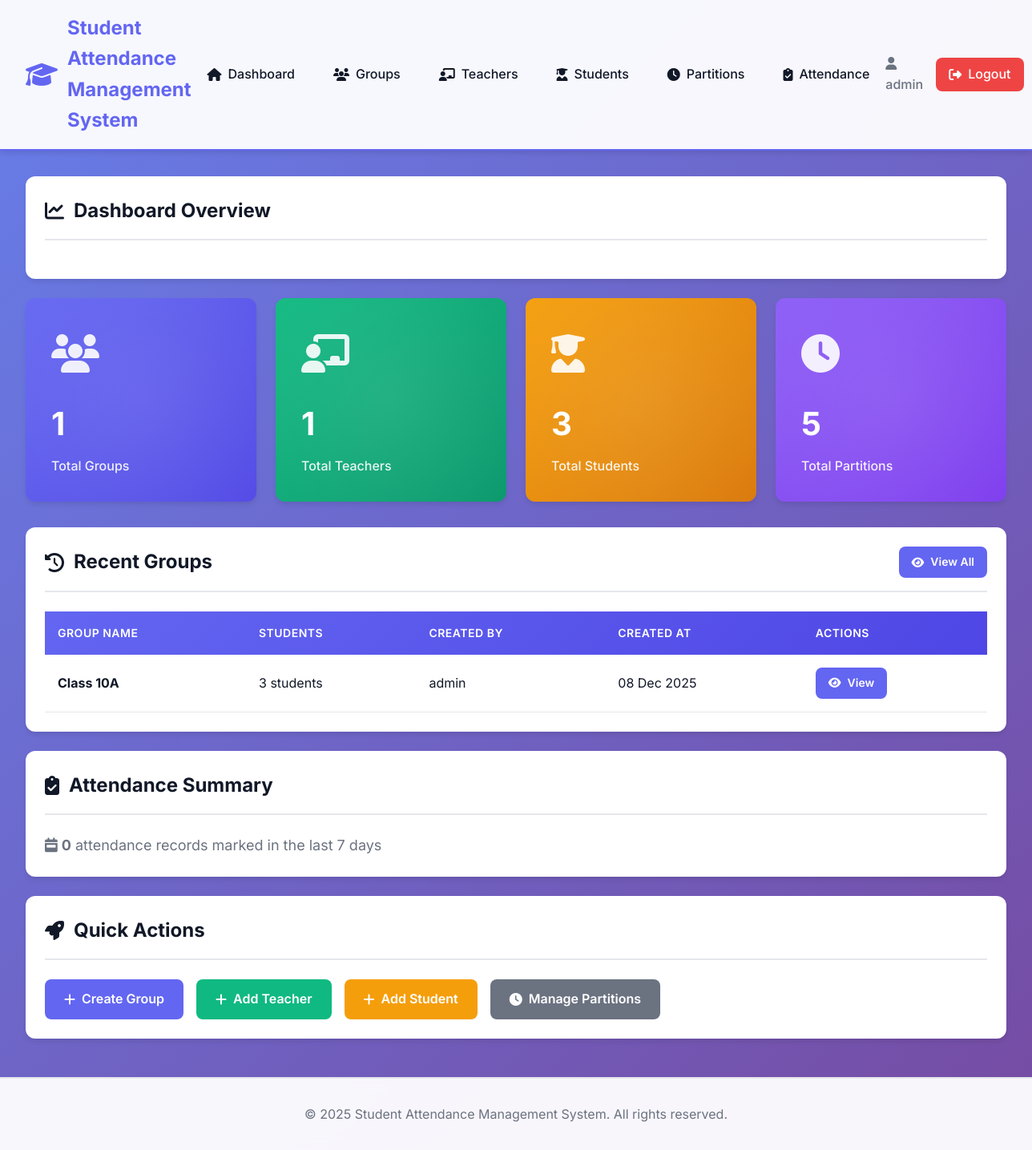
/admin/dashboard.php (signed in), run on an earlier commit of the app's database.
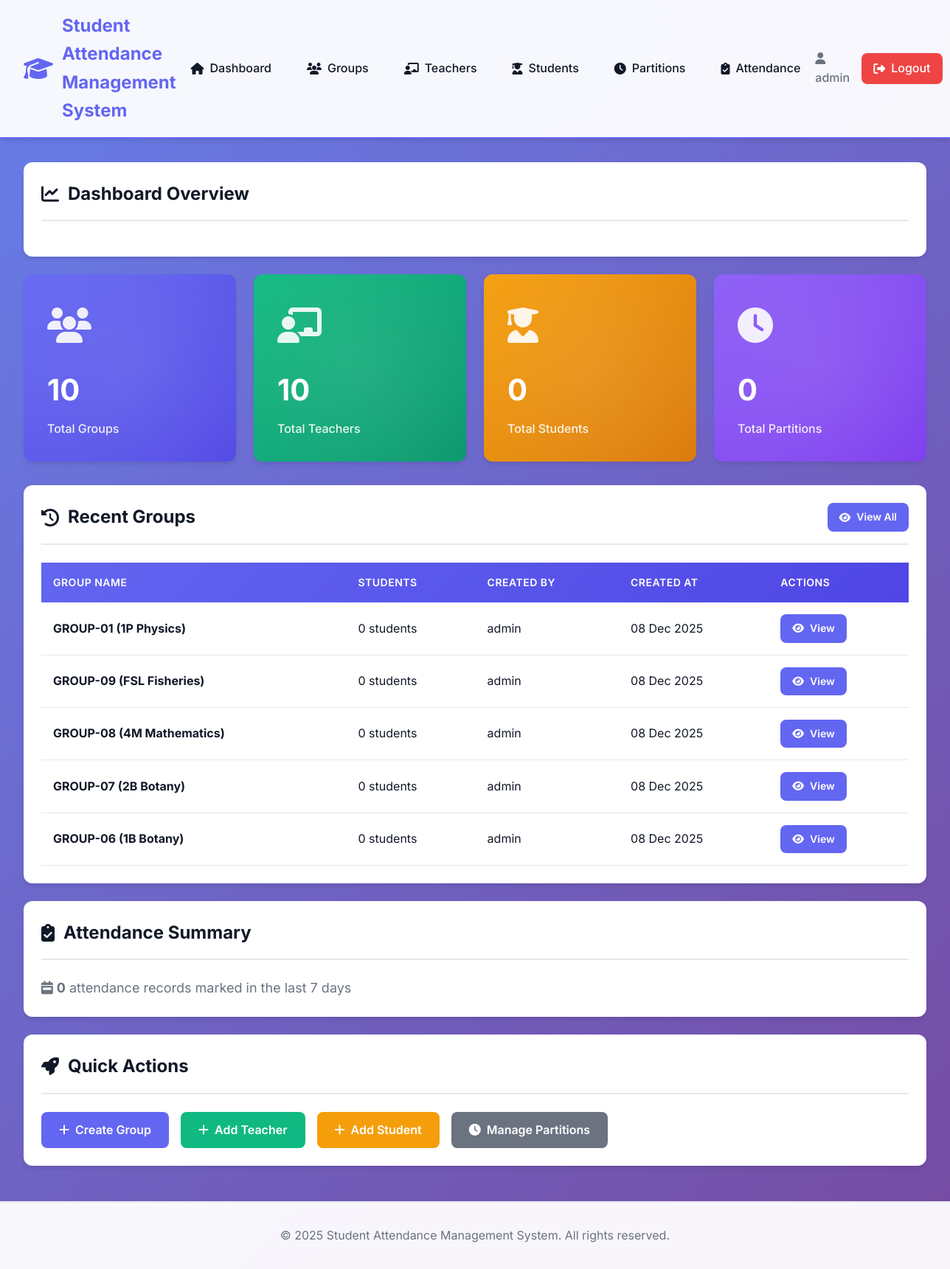
And on a later commit of the database.
### tables this page shows
CREATE TABLE groups (
    id INT AUTO_INCREMENT PRIMARY KEY,
    name VARCHAR(100) NOT NULL,
    created_by INT NOT NULL,
    created_at TIMESTAMP DEFAULT CURRENT_TIMESTAMP,
    FOREIGN KEY (created_by) REFERENCES users(id) ON DELETE CASCADE,
    INDEX idx_created_by (created_by)
);

CREATE TABLE users (
    id INT AUTO_INCREMENT PRIMARY KEY,
    username VARCHAR(50) UNIQUE NOT NULL,
    password VARCHAR(255) NOT NULL,
    role ENUM('admin', 'teacher') NOT NULL,
    created_at TIMESTAMP DEFAULT CURRENT_TIMESTAMP,
    INDEX idx_username (username),
    INDEX idx_role (role)
);

### includes/functions.php (called while the page is built, shortened)
<?php
function isLoggedIn() {
    return isset($_SESSION['user_id']) && isset($_SESSION['role']);
}
function isAdmin() {
    return isLoggedIn() && $_SESSION['role'] === 'admin';
}
function formatDate($date) {
    return date('d M Y', strtotime($date));
}
?>

### admin/dashboard.php (the view, shortened to what this page needs)
<?php
$baseUrl = '..';
require_once '../includes/header.php';
try {
    $stmt = $pdo->query("SELECT COUNT(*) FROM groups");
    $totalGroups = $stmt->fetchColumn();
    $stmt = $pdo->query("SELECT COUNT(*) FROM teachers");
    $totalTeachers = $stmt->fetchColumn();
    $stmt = $pdo->query("SELECT COUNT(*) FROM students");
    $totalStudents = $stmt->fetchColumn();
    $stmt = $pdo->query("SELECT COUNT(*) FROM partitions");
    $totalPartitions = $stmt->fetchColumn();
    $stmt = $pdo->query("
        SELECT COUNT(*) FROM attendance
        WHERE date >= DATE_SUB(CURDATE(), INTERVAL 7 DAY)
    ");
    $recentAttendance = $stmt->fetchColumn();
    $stmt = $pdo->query("
        SELECT g.*, u.username as created_by_name,
               (SELECT COUNT(*) FROM students WHERE group_id = g.id) as student_count
        FROM groups g
        JOIN users u ON g.created_by = u.id
        ORDER BY g.created_at DESC
        LIMIT 5
    ");
    $recentGroups = $stmt->fetchAll();
} catch (PDOException $e) {
    setFlashMessage('danger', 'Error loading dashboard data.');
    $totalGroups = $totalTeachers = $totalStudents = $totalPartitions = $recentAttendance = 0;
    $recentGroups = [];
}
?>
<div class="card">
    <div class="card-header">
        <h2><i class="fas fa-chart-line"></i> Dashboard Overview</h2>
    </div>
</div>
<div class="stats-grid">
    <div class="stat-card">
        <div class="stat-icon">
            <i class="fas fa-users"></i>
        </div>
        <div class="stat-value"><?php echo $totalGroups; ?></div>
        <div class="stat-label">Total Groups</div>
    </div>
    <div class="stat-card">
        <div class="stat-icon">
            <i class="fas fa-chalkboard-teacher"></i>
        </div>
        <div class="stat-value"><?php echo $totalTeachers; ?></div>
        <div class="stat-label">Total Teachers</div>
    </div>
    <div class="stat-card">
        <div class="stat-icon">
            <i class="fas fa-user-graduate"></i>
        </div>
        <div class="stat-value"><?php echo $totalStudents; ?></div>
        <div class="stat-label">Total Students</div>
    </div>
    <div class="stat-card">
        <div class="stat-icon">
            <i class="fas fa-clock"></i>
        </div>
        <div class="stat-value"><?php echo $totalPartitions; ?></div>
        <div class="stat-label">Total Partitions</div>
    </div>
</div>
<div class="card">
    <div class="card-header">
        <h2><i class="fas fa-history"></i> Recent Groups</h2>
        <a href="groups.php" class="btn btn-primary btn-sm">
            <i class="fas fa-eye"></i> View All
        </a>
    </div>
    <div class="card-body">
        <?php if (empty($recentGroups)): ?>
            <p class="text-center" style="color: var(--text-secondary); padding: 2rem;">
                <i class="fas fa-info-circle"></i> No groups created yet.
            </p>
        <?php else: ?>
            <div class="table-responsive">
                <table>
                    <thead>
                        <tr>
                            <th>Group Name</th>
                            <th>Students</th>
                            <th>Created By</th>
                            <th>Created At</th>
                            <th>Actions</th>
                        </tr>
                    </thead>
                    <tbody>
                        <?php foreach ($recentGroups as $group): ?>
                        <tr>
                            <td><strong><?php echo htmlspecialchars($group['name']); ?></strong></td>
                            <td><?php echo $group['student_count']; ?> students</td>
                            <td><?php echo htmlspecialchars($group['created_by_name']); ?></td>
                            <td><?php echo formatDate($group['created_at']); ?></td>
                            <td>
                                <a href="groups.php?view=<?php echo $group['id']; ?>" class="btn btn-sm btn-primary">
                                    <i class="fas fa-eye"></i> View
                                </a>
                            </td>
                        </tr>
                        <?php endforeach; ?>
                    </tbody>
                </table>
            </div>
        <?php endif; ?>
    </div>
</div>
<div class="card">
    <div class="card-header">
        <h2><i class="fas fa-clipboard-check"></i> Attendance Summary</h2>
    </div>
    <div class="card-body">
        <p style="font-size: 1.125rem; color: var(--text-secondary);">
            <i class="fas fa-calendar-week"></i>
            <strong><?php echo $recentAttendance; ?></strong> attendance records marked in the last 7 days
        </p>
    </div>
</div>
<div class="card">
    <div class="card-header">
        <h2><i class="fas fa-rocket"></i> Quick Actions</h2>
    </div>
    <div class="card-body">
        <div class="d-flex gap-2" style="flex-wrap: wrap;">
            <a href="groups.php?action=create" class="btn btn-primary">
                <i class="fas fa-plus"></i> Create Group
            </a>
            <a href="teachers.php?action=create" class="btn btn-success">
                <i class="fas fa-plus"></i> Add Teacher
            </a>
            <a href="students.php?action=create" class="btn btn-warning">
                <i class="fas fa-plus"></i> Add Student
            </a>
            <a href="partitions.php" class="btn btn-secondary">
                <i class="fas fa-clock"></i> Manage Partitions
            </a>
        </div>
    </div>
</div>
<?php require_once '../includes/footer.php'; ?>

### includes/header.php (shortened to what this page needs)
<?php
require_once __DIR__ . '/functions.php';
?>
<!DOCTYPE html>
<html lang="en">
<head>
    <link rel="stylesheet" href="<?php echo isset($baseUrl) ? $baseUrl : ''; ?>/css/style.css">
    <link rel="stylesheet" href="https://cdnjs.cloudflare.com/ajax/libs/font-awesome/6.4.0/css/all.min.css">
</head>
<body>
    <?php if (isLoggedIn()): ?>
    <nav class="navbar">
        <div class="navbar-brand">
            <i class="fas fa-graduation-cap"></i>
            <span><?php echo APP_NAME; ?></span>
        </div>
        <ul class="navbar-menu">
            <?php if (isAdmin()): ?>
                <li><a href="<?php echo isset($baseUrl) ? $baseUrl : ''; ?>/admin/dashboard.php"><i class="fas fa-home"></i> Dashboard</a></li>
                <li><a href="<?php echo isset($baseUrl) ? $baseUrl : ''; ?>/admin/groups.php"><i class="fas fa-users"></i> Groups</a></li>
                <li><a href="<?php echo isset($baseUrl) ? $baseUrl : ''; ?>/admin/teachers.php"><i class="fas fa-chalkboard-teacher"></i> Teachers</a></li>
                <li><a href="<?php echo isset($baseUrl) ? $baseUrl : ''; ?>/admin/students.php"><i class="fas fa-user-graduate"></i> Students</a></li>
                <li><a href="<?php echo isset($baseUrl) ? $baseUrl : ''; ?>/admin/partitions.php"><i class="fas fa-clock"></i> Partitions</a></li>
                <li><a href="<?php echo isset($baseUrl) ? $baseUrl : ''; ?>/admin/attendance.php"><i class="fas fa-clipboard-check"></i> Attendance</a></li>
            <?php endif; ?>
        </ul>
        <div class="navbar-user">
            <span><i class="fas fa-user"></i> <?php echo htmlspecialchars($_SESSION['username']); ?></span>
            <a href="<?php echo isset($baseUrl) ? $baseUrl : ''; ?>/logout.php" class="btn-logout"><i class="fas fa-sign-out-alt"></i> Logout</a>
        </div>
    </nav>
    <?php endif; ?>
    <div class="container">

### includes/footer.php (shortened to what this page needs)
    </div>
    <footer class="footer">
        <p>&copy; <?php echo date('Y'); ?> <?php echo APP_NAME; ?>. All rights reserved.</p>
    </footer>
</body>
</html>

What changed in the data, as far as the page shows it:
changed groups: name "Class 10A" → "GROUP-01 (1P Physics)"; student_count "3" → "0"
added groups: name "GROUP-09 (FSL Fisheries)", student_count "0", created_by.username "admin", created_at "08 Dec 2025"
added groups: name "GROUP-08 (4M Mathematics)", student_count "0", created_by.username "admin", created_at "08 Dec 2025"
added groups: name "GROUP-07 (2B Botany)", student_count "0", created_by.username "admin", created_at "08 Dec 2025"
added groups: name "GROUP-06 (1B Botany)", student_count "0", created_by.username "admin", created_at "08 Dec 2025"
Also different on the page:
$totalGroups: "1" → "10"
$totalTeachers: "1" → "10"
$totalStudents: "3" → "0"
$totalPartitions: "5" → "0"
